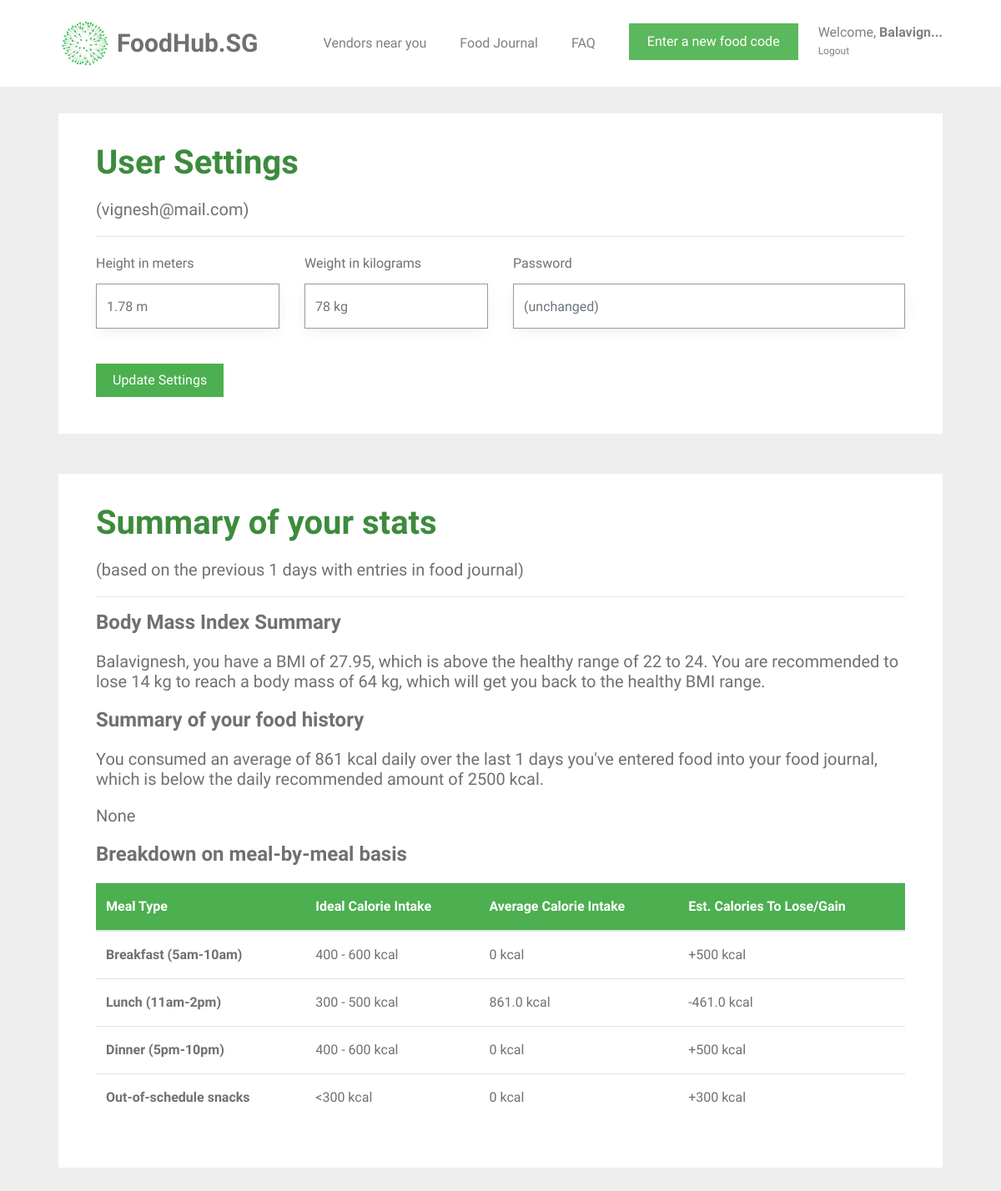
Page /user_settings (signed in) on the committed database.
### tables this page shows
CREATE TABLE user (
  id INTEGER PRIMARY KEY AUTOINCREMENT,
  name TEXT NOT NULL,
  email VARCHAR(512) UNIQUE NOT NULL,
  password TEXT NOT NULL,
  height INTEGER NOT NULL,
  weight INTEGER NOT NULL
);

### foodhubsg/user.py (the view, shortened to what this page needs)
@bp.route('/user_settings', methods=('GET', 'POST'))
@login_required
def user_settings():
    db = get_db()
    food_items = db.execute(
        'SELECT f.id, creator_id, food_name, created, calories, food_code, email'
        ' FROM food_entry f JOIN user u ON f.creator_id = u.id'
        ' WHERE f.creator_id = ? AND DATE(f.created) IN'
        ' (SELECT DISTINCT DATE(created) FROM food_entry '
        ' WHERE NOT date(f.created) = date("now") ORDER BY datetime(created) DESC LIMIT 8)'
        ' ORDER BY datetime(created) DESC',
        (g.user['id'],),
    ).fetchall()
    users = db.execute(
        'SELECT id, name, email, password, height, weight'
        ' FROM user'
        ' WHERE id = ?',
        (g.user['id'],),
    ).fetchall()
    for user in users:
        id = user['id']
        name = user['name']
        weight = user['weight']
        height = user['height']
        email = user['email']
        password = user['password']
    bmi = round(weight / height ** height, 2)
    all_dates = []
    food_dates = []
    calories_list = []
    breakfast_list = []
    lunch_list = []
    dinner_list = []
    snack_list = []
    user_average_calories = 0
    number_of_days = 0
    average_breakfast_calories = 0
    average_lunch_calories = 0
    average_dinner_calories = 0
    average_snack_calories = 0
    calories_statement = None
    snack_message = None
    password_placeholder = "(unchanged)"
    if food_items == []:
        food_exists = 0
    else:
        food_exists = 1
    for food in food_items:
        food_date = food['created'].strftime('%d-%m-%y')
        all_dates.append(food_date)
    all_dates = remove_duplicates(all_dates)
    for date in all_dates:
        current_date_food = []
        current_date_calories = []
        for food in food_items:
            if date == food['created'].strftime('%d-%m-%y'):
                current_date_food.append(food)
                current_date_calories.append(food['calories'])
            else:
                continue
        food_dates.append(current_date_food)
        current_date_calories = sum(current_date_calories)
        calories_list.append(current_date_calories)
        number_of_days = len(calories_list)
        user_average_calories = int(sum(calories_list)/number_of_days)
    for food in food_items:
        if 5 <= int(food['created'].strftime('%H')) <= 9:
            breakfast_list.append(food['calories'])
            average_breakfast_calories = round(sum(breakfast_list) / number_of_days, 2)
        elif 11 <= int(food['created'].strftime('%H')) <= 14:
            lunch_list.append(food['calories'])
            average_lunch_calories = round(sum(lunch_list) / number_of_days, 2)
        elif 17 <= int(food['created'].strftime('%H')) <= 21:
            dinner_list.append(food['calories'])
            average_dinner_calories = round(sum(dinner_list) / number_of_days, 2)
        else:
            snack_list.append(food['calories'])
            average_snack_calories = round(sum(snack_list) / number_of_days, 2)
    ideal_weight = weight
    if bmi < 22:
        while ideal_weight / height ** height < 23:
            ideal_weight = ideal_weight + 1
        lose_weight = ideal_weight - weight
        bmi_statement = "{0}, you have a BMI of {1}, which is below the healthy range of 22 to 24. You are recommended " \
                        "to gain {2} kg to reach a body mass of {3} kg, which will get you back to the healthy BMI range." \
                        .format(name, bmi, lose_weight, ideal_weight)
    elif 22 < bmi < 24:
        bmi_statement = "{0}, you have a BMI of {1}, which is exactly within the healthy BMI range. " \
                        "Keep it up!".format(name, bmi)
    elif bmi > 24:
        while ideal_weight / height ** height > 23:
            ideal_weight = ideal_weight - 1
        lose_weight = weight - ideal_weight
        bmi_statement = "{0}, you have a BMI of {1}, which is above the healthy range of 22 to 24. You are recommended " \
                        "to lose {2} kg to reach a body mass of {3} kg, which will get you back to the healthy BMI range." \
                        .format(name, bmi, lose_weight, ideal_weight)
    if user_average_calories:
        if user_average_calories < 1500:
            calories_statement = "You consumed an average of {0} kcal daily over the last {1} days you've entered food " \
                                 "into your food journal, which is below the daily recommended amount of 2500 kcal."\
                                .format(user_average_calories, number_of_days)
        elif 1500 <= user_average_calories <= 2500:
            calories_statement = "You consumed an average of {0} kcal daily over the {1} days you've entered food " \
                                 "into your food journal, which is within the daily recommended amount, so keep following your current diet." \
                                .format(user_average_calories, number_of_days)
        elif user_average_calories > 2500:
            calories_statement = "You consumed an average of {} kcal daily over the last {} days you've entered food " \
                                 "which is above the daily recommended amount of 2500 kcal." \
                                .format(user_average_calories, number_of_days)
    if average_snack_calories:
        if average_snack_calories > 300:
            snack_message = "Also, you need to decrease your out-of-schedule snack intake."
    return render_template('user/user_settings.html',
                           name=name, weight=weight, height=height, email=email, password=password, bmi_statement=bmi_statement,
                           calories_statement=calories_statement, number_of_days=number_of_days, user_average_calories=user_average_calories,
                           food_exists=food_exists, password_placeholder=password_placeholder, snack_message=snack_message,
                           average_breakfast_calories=average_breakfast_calories, average_lunch_calories=average_lunch_calories,
                           average_dinner_calories=average_dinner_calories, average_snack_calories=average_snack_calories)

### foodhubsg/auth.py (called while the page is built)
def login_required(view):
    @functools.wraps(view)
    def wrapped_view(**kwargs):
        if g.user is None:
            return redirect(url_for('auth.login'))
        return view(**kwargs)
    return wrapped_view

@bp.before_app_request
def load_logged_in_user():
    user_id = session.get('user_id')
    if user_id is None:
        g.user = None
    else:
        g.user = get_db().execute(
            'SELECT * FROM user WHERE id = ?', (user_id,)
        ).fetchone()

### foodhubsg/db.py (called while the page is built)
def get_db():
    if 'db' not in g:
        g.db = sqlite3.connect(
            current_app.config['DATABASE'],
            detect_types=sqlite3.PARSE_DECLTYPES
        )
        g.db.row_factory = sqlite3.Row
    return g.db

### foodhubsg/user.py (called while the page is built)
def remove_duplicates(values):
    output = []
    seen = set()
    for value in values:
        if value not in seen:
            output.append(value)
            seen.add(value)
    return output

### foodhubsg/templates/user/user_settings.html (shortened to what this page needs)
{% extends 'base.html' %}
{% block content %}
<div id="colorlib-container">
    <div class="container">
        <div class="box1">
        <div class="row row-pb-md">
            <div class="col-md-12">
                <header>
                    <h1 class="font_color"><b>User Settings</b></h1>
                    <h5>({{ email }})</h5>
                    <hr>
                </header>
                <form method="post">
                    <div class="row form-group">
                        <div class="col-md-3">
                            <label>Height in meters</label>
                            <input name="height" id="height" type="number" step="0.01" class="form-control delprefix" value="{{ request.form['height'] }}" placeholder="{{ g.user['height'] }} m">
                        </div>
                        <div class="col-md-3">
                            <label>Weight in kilograms</label>
                            <input name="weight" id="weight" type="number" step="0.01" class="form-control delprefix" value="{{ request.form['weight'] }}" placeholder="{{ g.user['weight'] }} kg">
                        </div>
                        <div class="col-md-6 new-password">
                            <label>Password</label>
                            <input name="password" id="password" type="password" class="form-control delprefix" placeholder="{{ password_placeholder }}">
                        </div>
                    </div>
                    <br>
                    <input type="submit" value="Update Settings" class="btn btn-primary" style="background-color: #4CAF50;">
                </form>
            </div>
        </div>
        </div>
        <div class="box1">
        <div class="row row-pb-md">
            <div class="col-md-12">
                <header id="summary-header">
                    <h1 class="font_color"><b>Summary of your stats</b></h1>
                    {% if number_of_days == 0 %}
                    {% else %}
                        <h5>(based on the previous {{ number_of_days }} days with entries in food journal)</h5>
                    {% endif %}
                    <hr>
                </header>
                <h4><b>Body Mass Index Summary</b></h4>
                <h5>{{ bmi_statement }}</h5>
                <h4><b>Summary of your food history</b></h4>
                {% if food_exists == 0 %}
                    <h5>You have not added enough food to your journal to generate a summary. Keep adding more food!</h5>
                {% else %}
                    <h5>{{ calories_statement }}</h5>
                    <h5>{{ snack_message }}</h5>
                <h4><b>Breakdown on meal-by-meal basis</b></h4>
                    <table class="table">
                        <thead class="thead-green">
                            <tr>
                                <th scope="col">Meal Type</th>
                                <th scope="col">Ideal Calorie Intake</th>
                                <th scope="col">Average Calorie Intake</th>
                                <th scope="col">Est. Calories To Lose/Gain</th>
                            </tr>
                        </thead>
                        <tbody>
                            <tr>
                                <th scope="row">Breakfast (5am-10am)</th>
                                <td>400 - 600 kcal</td>
                                <td>{{ average_breakfast_calories }} kcal</td>
                                <td>
                                  {% if average_breakfast_calories < 400 %}
                                      +{{ (average_breakfast_calories - 500)|round(2)|abs }} kcal
                                  {% elif average_breakfast_calories > 600 %}
                                      -{{ (average_breakfast_calories - 500)|round(2)|abs }} kcal
                                  {% else %}
                                      Your breakfast intake is within limit
                                  {% endif %}
                                </td>
                            </tr>
                            <tr>
                                <th scope="row">Lunch (11am-2pm)</th>
                                <td>300 - 500 kcal</td>
                                <td>{{ average_lunch_calories }} kcal</td>
                                <td>
                                    {% if average_lunch_calories < 300 %}
                                        +{{ (average_lunch_calories - 400)|round(2)|abs }} kcal
                                    {% elif average_lunch_calories > 500 %}
                                        -{{ (average_lunch_calories - 400)|round(2)|abs }} kcal
                                    {% else %}
                                        Your lunch intake is within limit
                                    {% endif %}
                                </td>
                            </tr>
                            <tr>
                                <th scope="row">Dinner (5pm-10pm)</th>
                                <td>400 - 600 kcal</td>
                                <td>{{ average_dinner_calories }} kcal</td>
                                <td>
                                    {% if average_dinner_calories < 400 %}
                                        +{{ (average_dinner_calories - 500)|round(2)|abs }} kcal
                                    {% elif average_dinner_calories > 600 %}
                                        -{{ (average_dinner_calories - 500)|round(2)|abs }} kcal
                                    {% else %}
                                        Your dinner intake is within limit
                                    {% endif %}
                                </td>
                            </tr>
                            <tr>
                                <th scope="row">Out-of-schedule snacks</th>
                                <td><300 kcal</td>
                                <td>{{ average_snack_calories }} kcal</td>
                                <td>
                                    {% if (average_snack_calories - 300)|float < 0.0 %}
                                        +{{ (average_snack_calories - 300)|round(2)|abs }} kcal
                                    {% else %}
                                        -{{ (average_snack_calories - 300)|round(2)|abs }} kcal
                                    {% endif %}
                                </td>
                            </tr>
                        </tbody>
                    </table>
                {% endif %}
            </div>
        </div>
        </div>
    </div>
</div>
{% endblock %}

### foodhubsg/static/css/style.css (style rules this page uses)
.font_color { color: #3d8b3d; }
h1, h2, h3, h4, h5, h6, figure { color: #707070; font-weight: 400; margin: 0 0 20px 0; }
#colorlib-container, #colorlib-instagram, #colorlib-about, #colorlib-contact, #colorlib-footer { padding: 2em 0; clear: both; }
.form-control { -webkit-box-shadow: none; -moz-box-shadow: none; -ms-box-shadow: none; -o-box-shadow: none; box-shadow: none; border: none; font-size: 16px !important; font-weight: 300; -webkit-border-radius: 0px; -moz-border-radius: 0px; -ms-border-radius: 0px; border-radius: 0px; }
.form-group { margin-bottom: 10px; }
.btn { margin-right: 4px; margin-bottom: 4px; font-size: 16px; font-weight: 400; -webkit-border-radius: 30px; -moz-border-radius: 30px; -ms-border-radius: 30px; border-radius: 30px; -webkit-transition: 0.5s; -o-transition: 0.5s; transition: 0.5s; padding: 8px 20px; }
.btn-primary { background: #F6490D; color: #fff; }
.form-control { -webkit-box-shadow: none; box-shadow: none; background: transparent; border: 1px solid rgba(0, 0, 0, 0.1); height: 54px; font-size: 18px; font-weight: 300; }
.row-pb-md { padding: 2em !important; }
.btn-primary { border-radius: 0; border-width: 0; }
.btn { border-radius: 0; }
.form-control { border-width: 0.2px; border-color: #999999; box-shadow: 0 5px 20px -5px rgba(0,0,0,0.1); }
.box1 { background: #ffffff; padding: 0.5em; margin-bottom: 3em; transition: box-shadow 0.5s; }
.row.row-pb-md { margin: -5px -10px 0 -10px; }
.container { padding-right: 2.5em; padding-left: 2.5em; }
.thead-green { background-color: #4CAF50; color: white; }

### rows in the picture
user: email "vignesh@mail.com", height "1.78 m", weight "78 kg"

### other values in the picture
{{ number_of_days }} "1"
{{ bmi_statement }} "Balavignesh, you have a BMI of 27.95, which is above the healthy range of 22 to 24. You are recommended to lose 14 kg to reach a body mass of 64 kg, which will get you back to the healthy BMI range."
{{ calories_statement }} "You consumed an average of 861 kcal daily over the last 1 days you've entered food into your food journal, which is below the daily recommended amount of 2500 kcal."
{{ snack_message }} "None"
{{ average_breakfast_calories }} "0"
{{ (average_breakfast_calories - 500)|round(2)|abs }} "500"
{{ average_lunch_calories }} "861.0"
{{ (average_lunch_calories - 400)|round(2)|abs }} "461.0"
{{ average_dinner_calories }} "0"
{{ (average_dinner_calories - 500)|round(2)|abs }} "500"
{{ average_snack_calories }} "0"
{{ (average_snack_calories - 300)|round(2)|abs }} "300"
